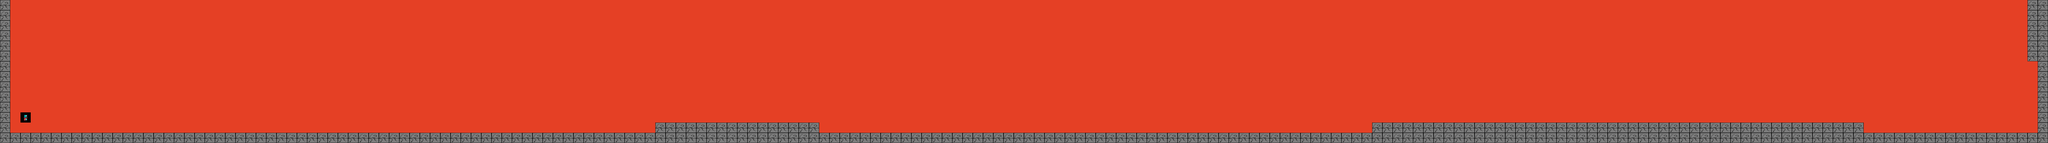

The image is a tile-based game level rendered from a .tmx file. Its description and source (layers, tilesets, objects; grid data summarised) follow:
An orthogonal 200x14 tile map with 32x32 px tiles, 1 tile layer (Camada de Tiles 1) and 8 objects (Player, Enemy).

<map version="1.8" tiledversion="1.8.4" orientation="orthogonal" renderorder="right-down" width="200" height="14" tilewidth="32" tileheight="32" infinite="0" nextlayerid="4" nextobjectid="9">
 <tileset firstgid="1" source="tilepngv1.tsx" />
 <layer id="1" name="Camada de Tiles 1" width="200" height="14">
  <data>[2800 cells, 2800 non-empty, 3 distinct tile ids]</data>
 </layer>
 <objectgroup id="2" name="Platforms">
  <object id="2" x="0" y="0.666667" width="31.5" height="415.667" />
  <object id="3" x="0" y="416.5" width="6397.5" height="31.5" />
  <object id="4" x="6367.33" y="0" width="32" height="416" />
  <object id="5" x="6336" y="0.666667" width="31.3333" height="191.333" />
  <object id="6" x="4288" y="384" width="1535.38" height="30.5" />
  <object id="7" x="2048" y="384" width="510.667" height="33.3333" />
 </objectgroup>
 <objectgroup id="3" name="SpawnPoints">
  <object id="1" type="Player" x="64" y="352" width="32" height="32" />
  <object id="8" type="Enemy" x="767" y="288" width="32" height="32" />
 </objectgroup>
</map>
